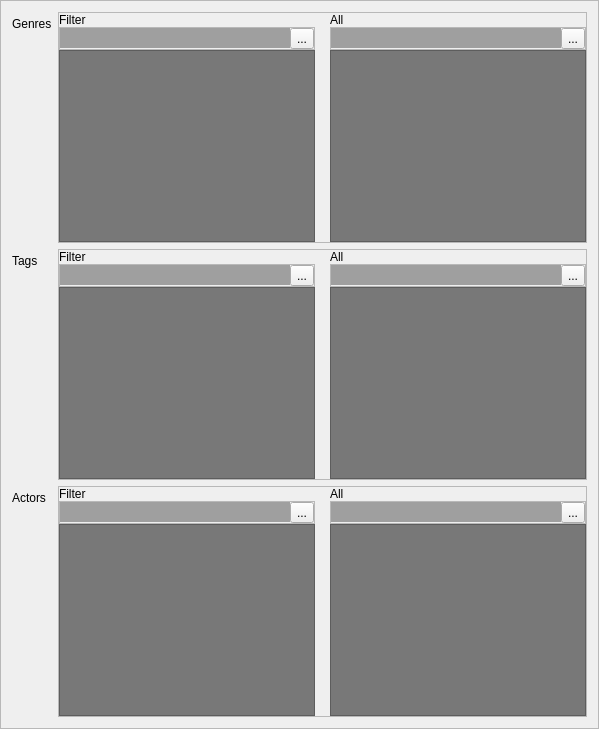
    <widget class="QFrame" name="frame">
     <property name="frameShape">
      <enum>QFrame::StyledPanel</enum>
     </property>
     <property name="frameShadow">
      <enum>QFrame::Sunken</enum>
     </property>
     <layout class="QFormLayout" name="formLayout">
      <item row="0" column="0">
       <widget class="QLabel" name="label_24">
        <property name="text">
         <string>Genres</string>
        </property>
       </widget>
      </item>
      <item row="1" column="0">
       <widget class="QLabel" name="label_32">
        <property name="text">
         <string>Tags</string>
        </property>
       </widget>
      </item>
      <item row="1" column="1">
       <widget class="QFrame" name="frame_17">
        <property name="frameShape">
         <enum>QFrame::StyledPanel</enum>
        </property>
        <property name="frameShadow">
         <enum>QFrame::Raised</enum>
        </property>
        <layout class="QGridLayout" name="gridLayout_5">
         <property name="leftMargin">
          <number>0</number>
         </property>
         <property name="topMargin">
          <number>0</number>
         </property>
         <property name="rightMargin">
          <number>0</number>
         </property>
         <property name="bottomMargin">
          <number>0</number>
         </property>
         <property name="horizontalSpacing">
          <number>15</number>
         </property>
         <property name="verticalSpacing">
          <number>0</number>
         </property>
         <item row="0" column="0">
          <widget class="QLabel" name="label_34">
           <property name="text">
            <string>Filter</string>
           </property>
          </widget>
         </item>
         <item row="1" column="0">
          <widget class="QFrame" name="frame_16">
           <property name="frameShape">
            <enum>QFrame::StyledPanel</enum>
           </property>
           <property name="frameShadow">
            <enum>QFrame::Raised</enum>
           </property>
           <layout class="QHBoxLayout" name="horizontalLayout_13">
            <property name="spacing">
             <number>0</number>
            </property>
            <property name="leftMargin">
             <number>0</number>
            </property>
            <property name="topMargin">
             <number>0</number>
            </property>
            <property name="rightMargin">
             <number>0</number>
            </property>
            <property name="bottomMargin">
             <number>0</number>
            </property>
            <item>
             <widget class="QLineEdit" name="tags_yes">
              <property name="palette">
               <palette>
                <active>
                 <colorrole role="Base">
                  <brush brushstyle="SolidPattern">
                   <color alpha="255">
                    <red>159</red>
                    <green>159</green>
                    <blue>159</blue>
                   </color>
                  </brush>
                 </colorrole>
                </active>
                <inactive>
                 <colorrole role="Base">
                  <brush brushstyle="SolidPattern">
                   <color alpha="255">
                    <red>159</red>
                    <green>159</green>
                    <blue>159</blue>
                   </color>
                  </brush>
                 </colorrole>
                </inactive>
                <disabled>
                 <colorrole role="Base">
                  <brush brushstyle="SolidPattern">
                   <color alpha="255">
                    <red>108</red>
                    <green>108</green>
                    <blue>108</blue>
                   </color>
                  </brush>
                 </colorrole>
                </disabled>
               </palette>
              </property>
              <property name="autoFillBackground">
               <bool>true</bool>
              </property>
              <property name="frame">
               <bool>false</bool>
              </property>
             </widget>
            </item>
            <item>
             <widget class="QToolButton" name="tags_yes_button">
              <property name="text">
               <string>...</string>
              </property>
             </widget>
            </item>
           </layout>
          </widget>
         </item>
         <item row="1" column="1">
          <widget class="QFrame" name="frame_19">
           <property name="frameShape">
            <enum>QFrame::StyledPanel</enum>
           </property>
           <property name="frameShadow">
            <enum>QFrame::Raised</enum>
           </property>
           <layout class="QHBoxLayout" name="horizontalLayout_14">
            <property name="spacing">
             <number>0</number>
            </property>
            <property name="leftMargin">
             <number>0</number>
            </property>
            <property name="topMargin">
             <number>0</number>
            </property>
            <property name="rightMargin">
             <number>0</number>
            </property>
            <property name="bottomMargin">
             <number>0</number>
            </property>
            <item>
             <widget class="QLineEdit" name="tags_no">
              <property name="palette">
               <palette>
                <active>
                 <colorrole role="Base">
                  <brush brushstyle="SolidPattern">
                   <color alpha="255">
                    <red>159</red>
                    <green>159</green>
                    <blue>159</blue>
                   </color>
                  </brush>
                 </colorrole>
                </active>
                <inactive>
                 <colorrole role="Base">
                  <brush brushstyle="SolidPattern">
                   <color alpha="255">
                    <red>159</red>
                    <green>159</green>
                    <blue>159</blue>
                   </color>
                  </brush>
                 </colorrole>
                </inactive>
                <disabled>
                 <colorrole role="Base">
                  <brush brushstyle="SolidPattern">
                   <color alpha="255">
                    <red>108</red>
                    <green>108</green>
                    <blue>108</blue>
                   </color>
                  </brush>
                 </colorrole>
                </disabled>
               </palette>
              </property>
              <property name="autoFillBackground">
               <bool>true</bool>
              </property>
              <property name="frame">
               <bool>false</bool>
              </property>
             </widget>
            </item>
            <item>
             <widget class="QToolButton" name="tags_no_button">
              <property name="text">
               <string>...</string>
              </property>
             </widget>
            </item>
           </layout>
          </widget>
         </item>
         <item row="2" column="0">
          <widget class="QListWidget" name="tags_yes_list">
           <property name="styleSheet">
            <string notr="true">QListWidget{background:rgb(120,120,120)}
QListWidget::item:selected{background: rgb(219, 219, 219)}
QListWidget::item:selected{color:black} </string>
           </property>
           <property name="editTriggers">
            <set>QAbstractItemView::NoEditTriggers</set>
           </property>
          </widget>
         </item>
         <item row="2" column="1">
          <widget class="QListWidget" name="tags_no_list">
           <property name="styleSheet">
            <string notr="true">QListWidget{background:rgb(120,120,120)}
QListWidget::item:selected{background: rgb(219, 219, 219)}
QListWidget::item:selected{color:black} </string>
           </property>
           <property name="editTriggers">
            <set>QAbstractItemView::NoEditTriggers</set>
           </property>
          </widget>
         </item>
         <item row="0" column="1">
          <widget class="QLabel" name="label_33">
           <property name="text">
            <string>All</string>
           </property>
          </widget>
         </item>
        </layout>
       </widget>
      </item>
      <item row="0" column="1">
       <widget class="QFrame" name="frame_14">
        <property name="frameShape">
         <enum>QFrame::StyledPanel</enum>
        </property>
        <property name="frameShadow">
         <enum>QFrame::Raised</enum>
        </property>
        <layout class="QGridLayout" name="gridLayout_4">
         <property name="leftMargin">
          <number>0</number>
         </property>
         <property name="topMargin">
          <number>0</number>
         </property>
         <property name="rightMargin">
          <number>0</number>
         </property>
         <property name="bottomMargin">
          <number>0</number>
         </property>
         <property name="horizontalSpacing">
          <number>15</number>
         </property>
         <property name="verticalSpacing">
          <number>0</number>
         </property>
         <item row="0" column="1">
          <widget class="QLabel" name="label_30">
           <property name="text">
            <string>All</string>
           </property>
          </widget>
         </item>
         <item row="0" column="0">
          <widget class="QLabel" name="label_29">
           <property name="text">
            <string>Filter</string>
           </property>
          </widget>
         </item>
         <item row="2" column="1">
          <widget class="QListWidget" name="genres_no_list">
           <property name="styleSheet">
            <string notr="true">QListWidget{background:rgb(120,120,120)}
QListWidget::item:selected{background: rgb(219, 219, 219)}
QListWidget::item:selected{color:black} </string>
           </property>
           <property name="editTriggers">
            <set>QAbstractItemView::NoEditTriggers</set>
           </property>
          </widget>
         </item>
         <item row="2" column="0">
          <widget class="QListWidget" name="genres_yes_list">
           <property name="styleSheet">
            <string notr="true">QListWidget{background:rgb(120,120,120)}
QListWidget::item:selected{background: rgb(219, 219, 219)}
QListWidget::item:selected{color:black} </string>
           </property>
           <property name="editTriggers">
            <set>QAbstractItemView::NoEditTriggers</set>
           </property>
          </widget>
         </item>
         <item row="1" column="0">
          <widget class="QFrame" name="frame_7">
           <property name="frameShape">
            <enum>QFrame::StyledPanel</enum>
           </property>
           <property name="frameShadow">
            <enum>QFrame::Raised</enum>
           </property>
           <layout class="QHBoxLayout" name="horizontalLayout_11">
            <property name="spacing">
             <number>0</number>
            </property>
            <property name="leftMargin">
             <number>0</number>
            </property>
            <property name="topMargin">
             <number>0</number>
            </property>
            <property name="rightMargin">
             <number>0</number>
            </property>
            <property name="bottomMargin">
             <number>0</number>
            </property>
            <item>
             <widget class="QLineEdit" name="genres_yes">
              <property name="palette">
               <palette>
                <active>
                 <colorrole role="Base">
                  <brush brushstyle="SolidPattern">
                   <color alpha="255">
                    <red>159</red>
                    <green>159</green>
                    <blue>159</blue>
                   </color>
                  </brush>
                 </colorrole>
                </active>
                <inactive>
                 <colorrole role="Base">
                  <brush brushstyle="SolidPattern">
                   <color alpha="255">
                    <red>159</red>
                    <green>159</green>
                    <blue>159</blue>
                   </color>
                  </brush>
                 </colorrole>
                </inactive>
                <disabled>
                 <colorrole role="Base">
                  <brush brushstyle="SolidPattern">
                   <color alpha="255">
                    <red>108</red>
                    <green>108</green>
                    <blue>108</blue>
                   </color>
                  </brush>
                 </colorrole>
                </disabled>
               </palette>
              </property>
              <property name="autoFillBackground">
               <bool>true</bool>
              </property>
              <property name="frame">
               <bool>false</bool>
              </property>
             </widget>
            </item>
            <item>
             <widget class="QToolButton" name="genres_yes_button">
              <property name="text">
               <string>...</string>
              </property>
             </widget>
            </item>
           </layout>
          </widget>
         </item>
         <item row="1" column="1">
          <widget class="QFrame" name="frame_15">
           <property name="frameShape">
            <enum>QFrame::StyledPanel</enum>
           </property>
           <property name="frameShadow">
            <enum>QFrame::Raised</enum>
           </property>
           <layout class="QHBoxLayout" name="horizontalLayout_12">
            <property name="spacing">
             <number>0</number>
            </property>
            <property name="leftMargin">
             <number>0</number>
            </property>
            <property name="topMargin">
             <number>0</number>
            </property>
            <property name="rightMargin">
             <number>0</number>
            </property>
            <property name="bottomMargin">
             <number>0</number>
            </property>
            <item>
             <widget class="QLineEdit" name="genres_no">
              <property name="palette">
               <palette>
                <active>
                 <colorrole role="Base">
                  <brush brushstyle="SolidPattern">
                   <color alpha="255">
                    <red>159</red>
                    <green>159</green>
                    <blue>159</blue>
                   </color>
                  </brush>
                 </colorrole>
                </active>
                <inactive>
                 <colorrole role="Base">
                  <brush brushstyle="SolidPattern">
                   <color alpha="255">
                    <red>159</red>
                    <green>159</green>
                    <blue>159</blue>
                   </color>
                  </brush>
                 </colorrole>
                </inactive>
                <disabled>
                 <colorrole role="Base">
                  <brush brushstyle="SolidPattern">
                   <color alpha="255">
                    <red>108</red>
                    <green>108</green>
                    <blue>108</blue>
                   </color>
                  </brush>
                 </colorrole>
                </disabled>
               </palette>
              </property>
              <property name="autoFillBackground">
               <bool>true</bool>
              </property>
              <property name="frame">
               <bool>false</bool>
              </property>
             </widget>
            </item>
            <item>
             <widget class="QToolButton" name="genres_no_button">
              <property name="text">
               <string>...</string>
              </property>
             </widget>
            </item>
           </layout>
          </widget>
         </item>
        </layout>
       </widget>
      </item>
      <item row="2" column="0">
       <widget class="QLabel" name="label_27">
        <property name="text">
         <string>Actors</string>
        </property>
       </widget>
      </item>
      <item row="2" column="1">
       <widget class="QFrame" name="frame_18">
        <property name="frameShape">
         <enum>QFrame::StyledPanel</enum>
        </property>
        <property name="frameShadow">
         <enum>QFrame::Raised</enum>
        </property>
        <layout class="QGridLayout" name="gridLayout_6">
         <property name="leftMargin">
          <number>0</number>
         </property>
         <property name="topMargin">
          <number>0</number>
         </property>
         <property name="rightMargin">
          <number>0</number>
         </property>
         <property name="bottomMargin">
          <number>0</number>
         </property>
         <property name="horizontalSpacing">
          <number>15</number>
         </property>
         <property name="verticalSpacing">
          <number>0</number>
         </property>
         <item row="1" column="1">
          <widget class="QFrame" name="frame_21">
           <property name="frameShape">
            <enum>QFrame::StyledPanel</enum>
           </property>
           <property name="frameShadow">
            <enum>QFrame::Raised</enum>
           </property>
           <layout class="QHBoxLayout" name="horizontalLayout_16">
            <property name="spacing">
             <number>0</number>
            </property>
            <property name="leftMargin">
             <number>0</number>
            </property>
            <property name="topMargin">
             <number>0</number>
            </property>
            <property name="rightMargin">
             <number>0</number>
            </property>
            <property name="bottomMargin">
             <number>0</number>
            </property>
            <item>
             <widget class="QLineEdit" name="actors_no">
              <property name="palette">
               <palette>
                <active>
                 <colorrole role="Base">
                  <brush brushstyle="SolidPattern">
                   <color alpha="255">
                    <red>159</red>
                    <green>159</green>
                    <blue>159</blue>
                   </color>
                  </brush>
                 </colorrole>
                </active>
                <inactive>
                 <colorrole role="Base">
                  <brush brushstyle="SolidPattern">
                   <color alpha="255">
                    <red>159</red>
                    <green>159</green>
                    <blue>159</blue>
                   </color>
                  </brush>
                 </colorrole>
                </inactive>
                <disabled>
                 <colorrole role="Base">
                  <brush brushstyle="SolidPattern">
                   <color alpha="255">
                    <red>108</red>
                    <green>108</green>
                    <blue>108</blue>
                   </color>
                  </brush>
                 </colorrole>
                </disabled>
               </palette>
              </property>
              <property name="autoFillBackground">
               <bool>true</bool>
              </property>
              <property name="frame">
               <bool>false</bool>
              </property>
             </widget>
            </item>
            <item>
             <widget class="QToolButton" name="actors_no_button">
              <property name="text">
               <string>...</string>
              </property>
             </widget>
            </item>
           </layout>
          </widget>
         </item>
         <item row="1" column="0">
          <widget class="QFrame" name="frame_20">
           <property name="frameShape">
            <enum>QFrame::StyledPanel</enum>
           </property>
           <property name="frameShadow">
            <enum>QFrame::Raised</enum>
           </property>
           <layout class="QHBoxLayout" name="horizontalLayout_15">
            <property name="spacing">
             <number>0</number>
            </property>
            <property name="leftMargin">
             <number>0</number>
            </property>
            <property name="topMargin">
             <number>0</number>
            </property>
            <property name="rightMargin">
             <number>0</number>
            </property>
            <property name="bottomMargin">
             <number>0</number>
            </property>
            <item>
             <widget class="QLineEdit" name="actors_yes">
              <property name="palette">
               <palette>
                <active>
                 <colorrole role="Base">
                  <brush brushstyle="SolidPattern">
                   <color alpha="255">
                    <red>159</red>
                    <green>159</green>
                    <blue>159</blue>
                   </color>
                  </brush>
                 </colorrole>
                </active>
                <inactive>
                 <colorrole role="Base">
                  <brush brushstyle="SolidPattern">
                   <color alpha="255">
                    <red>159</red>
                    <green>159</green>
                    <blue>159</blue>
                   </color>
                  </brush>
                 </colorrole>
                </inactive>
                <disabled>
                 <colorrole role="Base">
                  <brush brushstyle="SolidPattern">
                   <color alpha="255">
                    <red>108</red>
                    <green>108</green>
                    <blue>108</blue>
                   </color>
                  </brush>
                 </colorrole>
                </disabled>
               </palette>
              </property>
              <property name="autoFillBackground">
               <bool>true</bool>
              </property>
              <property name="frame">
               <bool>false</bool>
              </property>
             </widget>
            </item>
            <item>
             <widget class="QToolButton" name="actors_yes_button">
              <property name="text">
               <string>...</string>
              </property>
             </widget>
            </item>
           </layout>
          </widget>
         </item>
         <item row="2" column="1">
          <widget class="QListWidget" name="actors_no_list">
           <property name="styleSheet">
            <string notr="true">QListWidget{background:rgb(120,120,120)}
QListWidget::item:selected{background: rgb(219, 219, 219)}
QListWidget::item:selected{color:black} </string>
           </property>
           <property name="editTriggers">
            <set>QAbstractItemView::NoEditTriggers</set>
           </property>
          </widget>
         </item>
         <item row="0" column="1">
          <widget class="QLabel" name="label_36">
           <property name="text">
            <string>All</string>
           </property>
          </widget>
         </item>
         <item row="2" column="0">
          <widget class="QListWidget" name="actors_yes_list">
           <property name="styleSheet">
            <string notr="true">QListWidget{background:rgb(120,120,120)}
QListWidget::item:selected{background: rgb(219, 219, 219)}
QListWidget::item:selected{color:black} </string>
           </property>
           <property name="editTriggers">
            <set>QAbstractItemView::NoEditTriggers</set>
           </property>
          </widget>
         </item>
         <item row="0" column="0">
          <widget class="QLabel" name="label_37">
           <property name="text">
            <string>Filter</string>
           </property>
          </widget>
         </item>
        </layout>
       </widget>
      </item>
     </layout>
    </widget>
